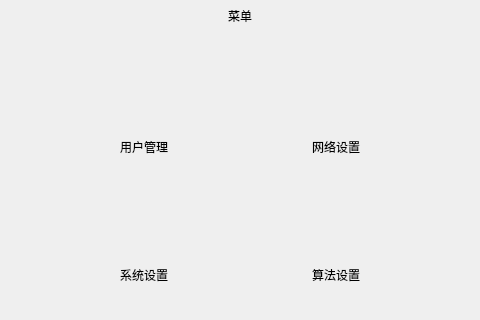
<?xml version="1.0" encoding="UTF-8"?>
<ui version="4.0">
 <class>ui_main_menu_wechat</class>
 <widget class="QMainWindow" name="ui_main_menu_wechat">
  <property name="geometry">
   <rect>
    <x>0</x>
    <y>0</y>
    <width>480</width>
    <height>320</height>
   </rect>
  </property>
  <property name="windowTitle">
   <string>MainWindow</string>
  </property>
  <widget class="QWidget" name="centralwidget">
   <layout class="QVBoxLayout" name="verticalLayout_6">
    <property name="spacing">
     <number>0</number>
    </property>
    <property name="leftMargin">
     <number>0</number>
    </property>
    <property name="topMargin">
     <number>0</number>
    </property>
    <property name="rightMargin">
     <number>0</number>
    </property>
    <property name="bottomMargin">
     <number>0</number>
    </property>
    <item>
     <widget class="QWidget" name="widget_2" native="true">
      <property name="styleSheet">
       <string notr="true"/>
      </property>
      <layout class="QVBoxLayout" name="verticalLayout_5" stretch="1,1,3,1,3,1">
       <property name="spacing">
        <number>0</number>
       </property>
       <property name="leftMargin">
        <number>0</number>
       </property>
       <property name="topMargin">
        <number>0</number>
       </property>
       <property name="rightMargin">
        <number>0</number>
       </property>
       <property name="bottomMargin">
        <number>0</number>
       </property>
       <item>
        <widget class="QWidget" name="main_menu_widget" native="true">
         <property name="styleSheet">
          <string notr="true"/>
         </property>
         <layout class="QHBoxLayout" name="horizontalLayout" stretch="1,1,2,2">
          <property name="spacing">
           <number>0</number>
          </property>
          <property name="leftMargin">
           <number>0</number>
          </property>
          <property name="topMargin">
           <number>0</number>
          </property>
          <property name="rightMargin">
           <number>0</number>
          </property>
          <property name="bottomMargin">
           <number>0</number>
          </property>
          <item alignment="Qt::AlignLeft|Qt::AlignVCenter">
           <widget class="clicked_Label" name="main_menu_back_btn" native="true">
            <property name="minimumSize">
             <size>
              <width>0</width>
              <height>0</height>
             </size>
            </property>
            <property name="text" stdset="0">
             <string/>
            </property>
           </widget>
          </item>
          <item>
           <spacer name="horizontalSpacer">
            <property name="orientation">
             <enum>Qt::Horizontal</enum>
            </property>
            <property name="sizeHint" stdset="0">
             <size>
              <width>20</width>
              <height>20</height>
             </size>
            </property>
           </spacer>
          </item>
          <item>
           <widget class="QLabel" name="main_menu_label">
            <property name="baseSize">
             <size>
              <width>0</width>
              <height>0</height>
             </size>
            </property>
            <property name="styleSheet">
             <string notr="true"/>
            </property>
            <property name="text">
             <string>菜单</string>
            </property>
            <property name="alignment">
             <set>Qt::AlignCenter</set>
            </property>
           </widget>
          </item>
          <item>
           <spacer name="horizontalSpacer_2">
            <property name="orientation">
             <enum>Qt::Horizontal</enum>
            </property>
            <property name="sizeHint" stdset="0">
             <size>
              <width>20</width>
              <height>20</height>
             </size>
            </property>
           </spacer>
          </item>
         </layout>
        </widget>
       </item>
       <item>
        <spacer name="verticalSpacer_2">
         <property name="orientation">
          <enum>Qt::Vertical</enum>
         </property>
         <property name="sizeHint" stdset="0">
          <size>
           <width>20</width>
           <height>20</height>
          </size>
         </property>
        </spacer>
       </item>
       <item>
        <widget class="QWidget" name="widget_7" native="true">
         <layout class="QHBoxLayout" name="horizontalLayout_2" stretch="1,1,1,1,1">
          <property name="spacing">
           <number>0</number>
          </property>
          <property name="leftMargin">
           <number>0</number>
          </property>
          <property name="topMargin">
           <number>0</number>
          </property>
          <property name="rightMargin">
           <number>0</number>
          </property>
          <property name="bottomMargin">
           <number>0</number>
          </property>
          <item>
           <spacer name="horizontalSpacer_5">
            <property name="orientation">
             <enum>Qt::Horizontal</enum>
            </property>
            <property name="sizeHint" stdset="0">
             <size>
              <width>40</width>
              <height>20</height>
             </size>
            </property>
           </spacer>
          </item>
          <item>
           <widget class="QWidget" name="widget_3" native="true">
            <layout class="QVBoxLayout" name="verticalLayout" stretch="2,1">
             <property name="spacing">
              <number>15</number>
             </property>
             <property name="leftMargin">
              <number>0</number>
             </property>
             <property name="topMargin">
              <number>0</number>
             </property>
             <property name="rightMargin">
              <number>0</number>
             </property>
             <property name="bottomMargin">
              <number>0</number>
             </property>
             <item alignment="Qt::AlignHCenter|Qt::AlignVCenter">
              <widget class="clicked_Label" name="user_management_btn" native="true">
               <property name="styleSheet">
                <string notr="true">border-image: url(:/icon/user_setting.png);</string>
               </property>
               <property name="text" stdset="0">
                <string/>
               </property>
              </widget>
             </item>
             <item>
              <widget class="QLabel" name="user_management_label">
               <property name="minimumSize">
                <size>
                 <width>0</width>
                 <height>0</height>
                </size>
               </property>
               <property name="styleSheet">
                <string notr="true"/>
               </property>
               <property name="frameShape">
                <enum>QFrame::NoFrame</enum>
               </property>
               <property name="frameShadow">
                <enum>QFrame::Sunken</enum>
               </property>
               <property name="text">
                <string>用户管理</string>
               </property>
               <property name="alignment">
                <set>Qt::AlignCenter</set>
               </property>
              </widget>
             </item>
            </layout>
           </widget>
          </item>
          <item>
           <spacer name="horizontalSpacer_3">
            <property name="orientation">
             <enum>Qt::Horizontal</enum>
            </property>
            <property name="sizeHint" stdset="0">
             <size>
              <width>40</width>
              <height>20</height>
             </size>
            </property>
           </spacer>
          </item>
          <item>
           <widget class="QWidget" name="widget_4" native="true">
            <layout class="QVBoxLayout" name="verticalLayout_2" stretch="2,1">
             <property name="spacing">
              <number>15</number>
             </property>
             <property name="leftMargin">
              <number>0</number>
             </property>
             <property name="topMargin">
              <number>0</number>
             </property>
             <property name="rightMargin">
              <number>0</number>
             </property>
             <property name="bottomMargin">
              <number>0</number>
             </property>
             <item alignment="Qt::AlignHCenter|Qt::AlignVCenter">
              <widget class="clicked_Label" name="network_setting_btn" native="true">
               <property name="styleSheet">
                <string notr="true">border-image: url(:/icon/menu_wifi_setting.png);</string>
               </property>
               <property name="text" stdset="0">
                <string/>
               </property>
              </widget>
             </item>
             <item>
              <widget class="QLabel" name="network_setting_label">
               <property name="styleSheet">
                <string notr="true"/>
               </property>
               <property name="frameShape">
                <enum>QFrame::NoFrame</enum>
               </property>
               <property name="frameShadow">
                <enum>QFrame::Raised</enum>
               </property>
               <property name="text">
                <string>网络设置</string>
               </property>
               <property name="alignment">
                <set>Qt::AlignCenter</set>
               </property>
              </widget>
             </item>
            </layout>
           </widget>
          </item>
          <item>
           <spacer name="horizontalSpacer_6">
            <property name="orientation">
             <enum>Qt::Horizontal</enum>
            </property>
            <property name="sizeHint" stdset="0">
             <size>
              <width>40</width>
              <height>20</height>
             </size>
            </property>
           </spacer>
          </item>
         </layout>
        </widget>
       </item>
       <item>
        <spacer name="verticalSpacer">
         <property name="orientation">
          <enum>Qt::Vertical</enum>
         </property>
         <property name="sizeHint" stdset="0">
          <size>
           <width>20</width>
           <height>40</height>
          </size>
         </property>
        </spacer>
       </item>
       <item>
        <widget class="QWidget" name="widget_8" native="true">
         <layout class="QHBoxLayout" name="horizontalLayout_3" stretch="1,1,1,1,1">
          <property name="spacing">
           <number>0</number>
          </property>
          <property name="leftMargin">
           <number>0</number>
          </property>
          <property name="topMargin">
           <number>0</number>
          </property>
          <property name="rightMargin">
           <number>0</number>
          </property>
          <property name="bottomMargin">
           <number>0</number>
          </property>
          <item>
           <spacer name="horizontalSpacer_7">
            <property name="orientation">
             <enum>Qt::Horizontal</enum>
            </property>
            <property name="sizeHint" stdset="0">
             <size>
              <width>40</width>
              <height>20</height>
             </size>
            </property>
           </spacer>
          </item>
          <item>
           <widget class="QWidget" name="widget_5" native="true">
            <layout class="QVBoxLayout" name="verticalLayout_3" stretch="2,1">
             <property name="spacing">
              <number>15</number>
             </property>
             <property name="leftMargin">
              <number>0</number>
             </property>
             <property name="topMargin">
              <number>0</number>
             </property>
             <property name="rightMargin">
              <number>0</number>
             </property>
             <property name="bottomMargin">
              <number>0</number>
             </property>
             <item alignment="Qt::AlignHCenter|Qt::AlignVCenter">
              <widget class="clicked_Label" name="system_setting_btn" native="true">
               <property name="styleSheet">
                <string notr="true">border-image: url(:/icon/system_setting.png);</string>
               </property>
               <property name="text" stdset="0">
                <string/>
               </property>
              </widget>
             </item>
             <item>
              <widget class="QLabel" name="system_setting_label">
               <property name="styleSheet">
                <string notr="true"/>
               </property>
               <property name="text">
                <string>系统设置</string>
               </property>
               <property name="alignment">
                <set>Qt::AlignCenter</set>
               </property>
              </widget>
             </item>
            </layout>
           </widget>
          </item>
          <item>
           <spacer name="horizontalSpacer_4">
            <property name="orientation">
             <enum>Qt::Horizontal</enum>
            </property>
            <property name="sizeHint" stdset="0">
             <size>
              <width>40</width>
              <height>20</height>
             </size>
            </property>
           </spacer>
          </item>
          <item>
           <widget class="QWidget" name="widget_6" native="true">
            <layout class="QVBoxLayout" name="verticalLayout_4" stretch="2,1">
             <property name="spacing">
              <number>15</number>
             </property>
             <property name="leftMargin">
              <number>0</number>
             </property>
             <property name="topMargin">
              <number>0</number>
             </property>
             <property name="rightMargin">
              <number>0</number>
             </property>
             <property name="bottomMargin">
              <number>0</number>
             </property>
             <item alignment="Qt::AlignHCenter|Qt::AlignVCenter">
              <widget class="clicked_Label" name="algorithm_setting_btn" native="true">
               <property name="styleSheet">
                <string notr="true">border-image: url(:/icon/al_setting.png);</string>
               </property>
               <property name="text" stdset="0">
                <string/>
               </property>
              </widget>
             </item>
             <item>
              <widget class="QLabel" name="algorithm_setting_label">
               <property name="styleSheet">
                <string notr="true"/>
               </property>
               <property name="text">
                <string>算法设置</string>
               </property>
               <property name="alignment">
                <set>Qt::AlignCenter</set>
               </property>
              </widget>
             </item>
            </layout>
           </widget>
          </item>
          <item>
           <spacer name="horizontalSpacer_8">
            <property name="orientation">
             <enum>Qt::Horizontal</enum>
            </property>
            <property name="sizeHint" stdset="0">
             <size>
              <width>40</width>
              <height>20</height>
             </size>
            </property>
           </spacer>
          </item>
         </layout>
        </widget>
       </item>
       <item>
        <spacer name="verticalSpacer_3">
         <property name="orientation">
          <enum>Qt::Vertical</enum>
         </property>
         <property name="sizeHint" stdset="0">
          <size>
           <width>20</width>
           <height>59</height>
          </size>
         </property>
        </spacer>
       </item>
      </layout>
     </widget>
    </item>
   </layout>
  </widget>
 </widget>
 <customwidgets>
  <customwidget>
   <class>clicked_Label</class>
   <extends>QWidget</extends>
   <header location="global">clicked_label.hpp</header>
  </customwidget>
 </customwidgets>
 <resources/>
 <connections/>
</ui>
